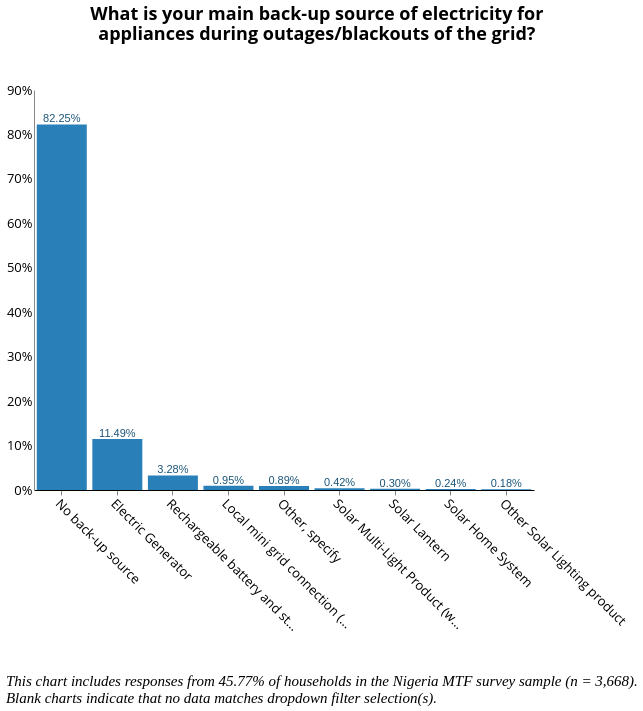

Vega-Lite specification stored for this chart:
### Vega-Lite specification from a JSON file in a GitHub repository (floating-point values rounded to 4 significant figures; data arrays with more than 128 entries replaced by an {"elided": "..."} marker saying what was removed)
{"width": 800, "height": 400, "config": {"title": {"fontSize": 18, "font": "Open Sans", "anchor": "center", "fontColor": "#000000"}, "axisX": {"domain": true, "domainColor": "#000000", "grid": false, "labelFont": "Open Sans", "labelFontSize": 13, "titleFont": "Open Sans", "titleFontSize": 13, "titleFontWeight": "normal", "title": "X Axis Title (units)", "labelAngle": 45}, "axisY": {"domain": true, "grid": false, "gridColor": "#DEDDDD", "gridWidth": 1, "labelFont": "Open Sans", "labelFontSize": 13, "labelAngle": 0, "ticks": false, "titleFont": "Open Sans", "titleFontSize": 13, "titleFontWeight": "normal", "titlePadding": 10, "title": "Y Axis Title (units)"}, "range": {"category": ["#2980B9", "#003366", "#FFAE19", "#FF4500", "#438B28", "#45B39D", "#99ADC1", "#212F3C"]}, "legend": {"labelFont": "Open Sans", "labelFontSize": 13, "symbolType": "square", "symbolSize": 100, "titleFont": "Open Sans", "titleFontSize": 13, "titleFontWeight": "normal", "title": "Legend", "orient": "right", "offset": 0}, "tooltip": {"font": "Open Sans"}, "view": {"stroke": "transparent", "text": {"font": "Open Sans", "color": ["#2980B9", "#003366", "#FFAE19", "#FF4500", "#438B28", "#45B39D", "#99ADC1", "#212F3C"], "fontSize": 13, "align": "right", "fontWeight": 400, "size": 13}, "bar": {"size": 40, "binSpacing": 1, "continuousBandSize": 30, "discreteBandSize": 30, "stroke": false}}}, "concat": [{"layer": [{"mark": {"type": "bar", "color": "#2980b9"}, "encoding": {"tooltip": {"field": "c_34", "type": "nominal"}, "x": {"axis": {"title": " "}, "field": "c_34", "sort": {"field": "c_34", "op": "count", "order": "descending"}, "type": "nominal"}, "y": {"aggregate": "sum", "axis": {"format": "%", "title": ""}, "field": "pct", "type": "quantitative"}}, "height": 400, "selection": {"selector154": {"type": "single", "fields": ["i19a"], "bind": {"input": "select", "options": [null, "Wood purchased", "Wood collected", "Crop Residue/Plant Biomass", "Kerosene", "Charcoal", "LPG/cooking gas", "Electric", "Charcoal Briquettes", "Garbage", "Piped Natural Gas", "Coal Briquette", "Biomass Briquette", "Other, specify", "Coal/lignite"], "labels": ["All Responses", "Wood purchased", "Wood collected", "Crop Residue/Plant Biomass", "Kerosene", "Charcoal", "LPG/cooking gas", "Electric", "Charcoal Briquettes", "Garbage", "Piped Natural Gas", "Coal Briquette", "Biomass Briquette", "Other", "Coal/lignite"], "name": "Primary Source of Cooking Fuel  "}}, "selector153": {"type": "single", "fields": ["primary_stove"], "bind": {"input": "select", "options": [null, "3-Stone/Open Fire Stove", "Koresone Stove", "Missing Data", "Manufactured Stove Traditional", "LPG/Natural Gas Stove", "Electric Stove"], "labels": ["All Responses", "3-Stone/Open Fire Stove", "Kerosene Stove", "Primary Stove Not Listed", "Manufactured Stove Traditional", "LPG/Natural Gas Stove", "Electric Stove"], "name": "Primary Stove  "}}, "selector152": {"type": "single", "fields": ["c2"], "bind": {"input": "select", "options": [null, "Yes", "No"], "labels": ["All Responses", "Yes", "No"], "name": "Is the household connected to the national grid?  "}}, "selector150": {"type": "single", "fields": ["locality"], "bind": {"input": "select", "options": [null, 0, 1], "labels": ["National", "Urban", "Rural"], "name": "Locality Breakdown  "}}, "selector151": {"type": "single", "fields": ["elc_aggr_tier"], "bind": {"input": "select", "options": [null, "Tier 0", "Tier 1", "Tier 2", "Tier 3", "Tier 4", "Tier 5"], "labels": ["All Tiers", "Tier 0", "Tier 1", "Tier 2", "Tier 3", "Tier 4", "Tier 5"], "name": "Electricity Tier  "}}}, "title": {"text": ["What is your main back-up source of electricity for", "appliances during outages/blackouts of the grid?"], "color": "black", "subtitleColor": "black", "offset": 40}, "transform": [{"joinaggregate": [{"op": "count", "field": "*", "as": "total"}]}, {"calculate": "1 / datum.total", "as": "pct"}], "width": 500}, {"mark": {"type": "text", "align": "center", "baseline": "bottom", "color": "#1b557a"}, "encoding": {"text": {"aggregate": "sum", "field": "pct", "format": ".2%", "type": "quantitative"}, "tooltip": {"field": "c_34", "type": "nominal"}, "x": {"axis": {"title": " "}, "field": "c_34", "sort": {"field": "c_34", "op": "count", "order": "descending"}, "type": "nominal"}, "y": {"aggregate": "sum", "axis": {"format": "%", "title": ""}, "field": "pct", "type": "quantitative"}}, "height": 400, "title": {"text": ["What is your main back-up source of electricity for", "appliances during outages/blackouts of the grid?"], "color": "black", "subtitleColor": "black", "offset": 40}, "transform": [{"joinaggregate": [{"op": "count", "field": "*", "as": "total"}]}, {"calculate": "1 / datum.total", "as": "pct"}], "width": 500}], "transform": [{"filter": {"selection": "selector154"}}, {"filter": {"selection": "selector153"}}, {"filter": {"selection": "selector152"}}, {"filter": {"selection": "selector150"}}, {"filter": {"selection": "selector151"}}]}], "data": {"name": "data-3b6bacab2b3df8ad13e20f3ba5e094fd"}, "title": {"text": ["", "", "This chart includes responses from 45.77% of households in the Nigeria MTF survey sample (n = 3,668).", "Blank charts indicate that no data matches dropdown filter selection(s)."], "anchor": "start", "baseline": "bottom", "font": "Times New Roman", "fontSize": 15, "fontStyle": "italic", "fontWeight": "normal", "orient": "bottom"}, "$schema": "https://vega.github.io/schema/vega-lite/v4.17.0.json", "datasets": {"data-3b6bacab2b3df8ad13e20f3ba5e094fd": {"elided": "1679 records"}}}
